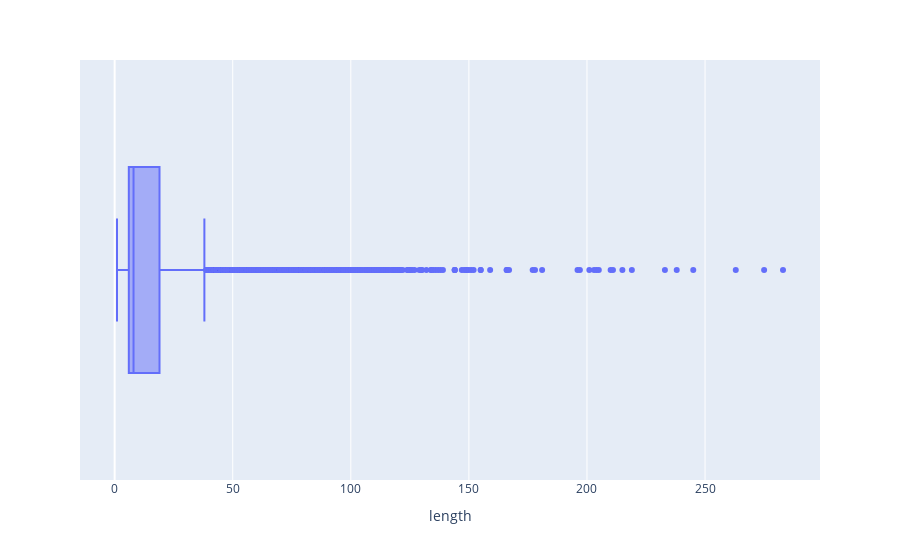

Write notebook code for a chart like this one.
### Code cell
fig = px.box(x = length)

fig.update_layout({'xaxis': {'title': 'length'}})

### Figure 1 — Plotly figure (JSON) as saved in the notebook; plotly's stock layout.template omitted (floating-point values rounded to 4 significant figures; data arrays with more than 128 entries replaced by an {"elided": "..."} marker saying what was removed)
{"data": [{"alignmentgroup": "True", "hovertemplate": "x=%{x}<extra></extra>", "legendgroup": "", "marker": {"color": "#636efa"}, "name": "", "notched": false, "offsetgroup": "", "orientation": "h", "showlegend": false, "type": "box", "x": {"elided": "5260 int values"}, "x0": " ", "xaxis": "x", "y0": " ", "yaxis": "y"}], "layout": {"boxmode": "group", "legend": {"tracegroupgap": 0}, "margin": {"t": 60}, "xaxis": {"anchor": "y", "domain": [0, 1], "title": {"text": "length"}}, "yaxis": {"anchor": "x", "domain": [0, 1]}}}
